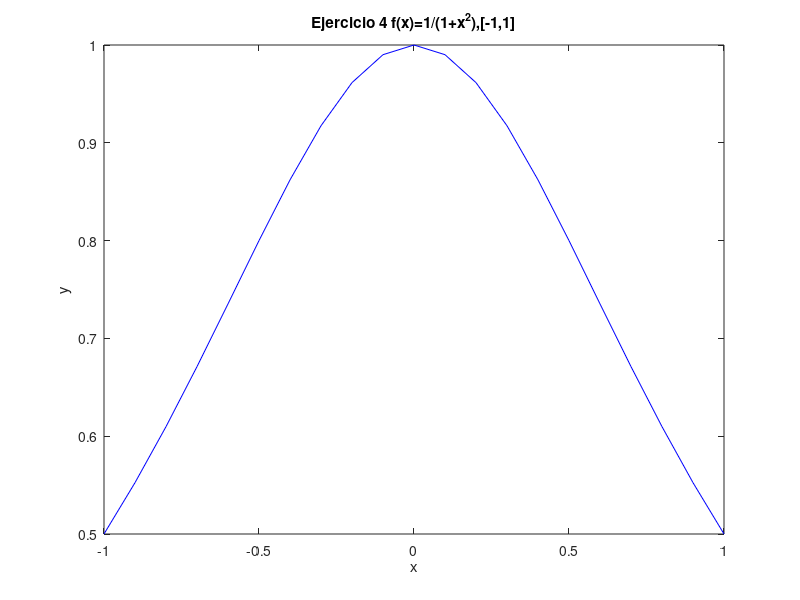

Write MATLAB code to recreate this figure.
% Octave Script
% Title			:1.5 Teorema de Existencia
% Description		:Script para graficar el ejercicio 4 de la actividad 1.5
% Author		:Luis Gerardo Cardozo Carranza (Gerard_CRS) luiscardozo161002@gmail.com
% Date			:20210504
% sion		        :1
% Usage			:octave> /path/Teorema_de_Existencia_Actividad_1.5_Luis Gerardo Cardozo Carranza_3202
% Notes			:Requiere aplicacion octave usar en consola preferentemente.

%Actividad_Ejercicio 4 f(x)=1/(1+x^2),[-1,1]
% Si se graficá su comportamiento es exponencial
%Limpiar variables.
clear
%Dominio de la funcion.
x=-1:0.1:1;
%Valor de la funcion.
y=1./(1+x.^2);
%Genera la grafica 
plot(x,y,'b');
%Asigna un nombre a la grafica 
title("Ejercicio 4 f(x)=1/(1+x^2),[-1,1]");
%Etiqueta para x
xlabel("x");
%Etiqueta para y
ylabel("y");
